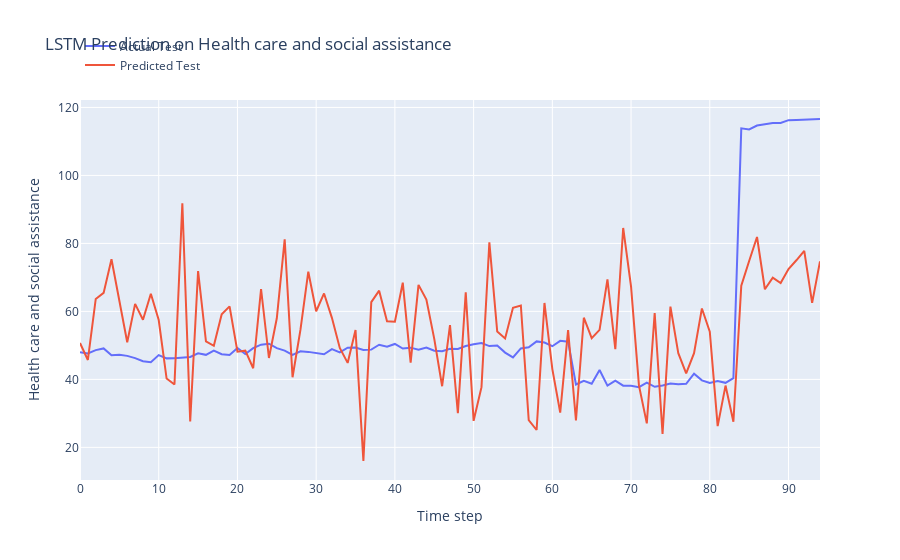

Notebook code cell kept with this figure:
### Code cell
print('Test Mean Absolute Error:', mean_absolute_error(y_test, test_predict))
print('Test Root Mean Squared Error:',np.sqrt(mean_squared_error(y_test, test_predict)))

# plot the actual and predicted values for test data
trace1 = go.Scatter(x=np.arange(len(y_test)), y=y_test.flatten(), mode='lines', name='Actual Test')
trace2 = go.Scatter(x=np.arange(len(test_predict)), y=test_predict.flatten(), mode='lines', name='Predicted Test')

# Create layout
layout = go.Layout(
    title='LSTM Prediction on Health care and social assistance',
    xaxis=dict(title='Time step'),
    yaxis=dict(title='Health care and social assistance'),
    legend=dict(x=0, y=1.18)
)

# Create figure
fig = go.Figure(data=[trace1, trace2], layout=layout)

# Show plot
fig.show()

### Figure 1 — Plotly figure (JSON) as saved in the notebook; plotly's stock layout.template omitted (floating-point values rounded to 4 significant figures)
{"data": [{"mode": "lines", "name": "Actual Test", "type": "scatter", "x": [0, 1, 2, 3, 4, 5, 6, 7, 8, 9, 10, 11, 12, 13, 14, 15, 16, 17, 18, 19, 20, 21, 22, 23, 24, 25, 26, 27, 28, 29, 30, 31, 32, 33, 34, 35, 36, 37, 38, 39, 40, 41, 42, 43, 44, 45, 46, 47, 48, 49, 50, 51, 52, 53, 54, 55, 56, 57, 58, 59, 60, 61, 62, 63, 64, 65, 66, 67, 68, 69, 70, 71, 72, 73, 74, 75, 76, 77, 78, 79, 80, 81, 82, 83, 84, 85, 86, 87, 88, 89, 90, 91, 92, 93, 94], "y": [47.98, 47.61, 48.6, 49.11, 47.12, 47.24, 46.92, 46.27, 45.35, 45.05, 47.15, 46.18, 46.25, 46.49, 46.59, 47.65, 47.22, 48.48, 47.42, 47.19, 49.25, 47.47, 49.17, 50.21, 50.49, 49.19, 48.46, 47.21, 48.28, 48.09, 47.84, 47.38, 48.91, 47.96, 49.31, 49.37, 48.67, 48.75, 50.19, 49.61, 50.42, 49.07, 49.33, 48.73, 49.38, 48.41, 48.28, 48.99, 48.94, 49.84, 50.35, 50.7, 49.79, 49.96, 47.88, 46.48, 49.12, 49.45, 51.17, 50.84, 49.76, 51.35, 51.09, 38.51, 39.56, 38.7, 42.75, 38.16, 39.65, 38.15, 38.1, 37.72, 39.07, 37.82, 38.22, 38.76, 38.55, 38.71, 41.69, 39.72, 38.92, 39.54, 38.99, 40.36, 113.8, 113.5, 114.7, 115.1, 115.4, 115.4, 116.3, 116.3, 116.4, 116.5, 116.6]}, {"mode": "lines", "name": "Predicted Test", "type": "scatter", "x": [0, 1, 2, 3, 4, 5, 6, 7, 8, 9, 10, 11, 12, 13, 14, 15, 16, 17, 18, 19, 20, 21, 22, 23, 24, 25, 26, 27, 28, 29, 30, 31, 32, 33, 34, 35, 36, 37, 38, 39, 40, 41, 42, 43, 44, 45, 46, 47, 48, 49, 50, 51, 52, 53, 54, 55, 56, 57, 58, 59, 60, 61, 62, 63, 64, 65, 66, 67, 68, 69, 70, 71, 72, 73, 74, 75, 76, 77, 78, 79, 80, 81, 82, 83, 84, 85, 86, 87, 88, 89, 90, 91, 92, 93, 94], "y": [50.69, 45.71, 63.67, 65.44, 75.33, 63.63, 50.93, 62.22, 57.55, 65.21, 57.45, 40.24, 38.48, 91.8, 27.65, 71.88, 51.18, 49.87, 59.13, 61.49, 48.14, 48.44, 43.28, 66.59, 46.29, 57.99, 81.2, 40.63, 54.56, 71.67, 60.05, 65.28, 58.11, 49.26, 44.85, 54.51, 15.99, 62.72, 66.11, 57.07, 56.96, 68.45, 44.91, 67.79, 63.48, 51.92, 37.99, 55.97, 30.08, 65.63, 27.8, 37.72, 80.3, 54.08, 52.05, 61.08, 61.74, 28.02, 25.11, 62.49, 43.02, 30.25, 54.52, 27.95, 58.14, 52.12, 54.57, 69.45, 48.91, 84.55, 67.31, 38.22, 27.05, 59.52, 23.92, 61.39, 47.7, 41.79, 47.7, 60.87, 54.04, 26.26, 38.18, 27.55, 67.56, 74.82, 81.89, 66.52, 69.92, 68.32, 72.43, 75.04, 77.83, 62.52, 74.72]}], "layout": {"legend": {"x": 0, "y": 1.18}, "title": {"text": "LSTM Prediction on Health care and social assistance"}, "xaxis": {"title": {"text": "Time step"}}, "yaxis": {"title": {"text": "Health care and social assistance"}}}}
